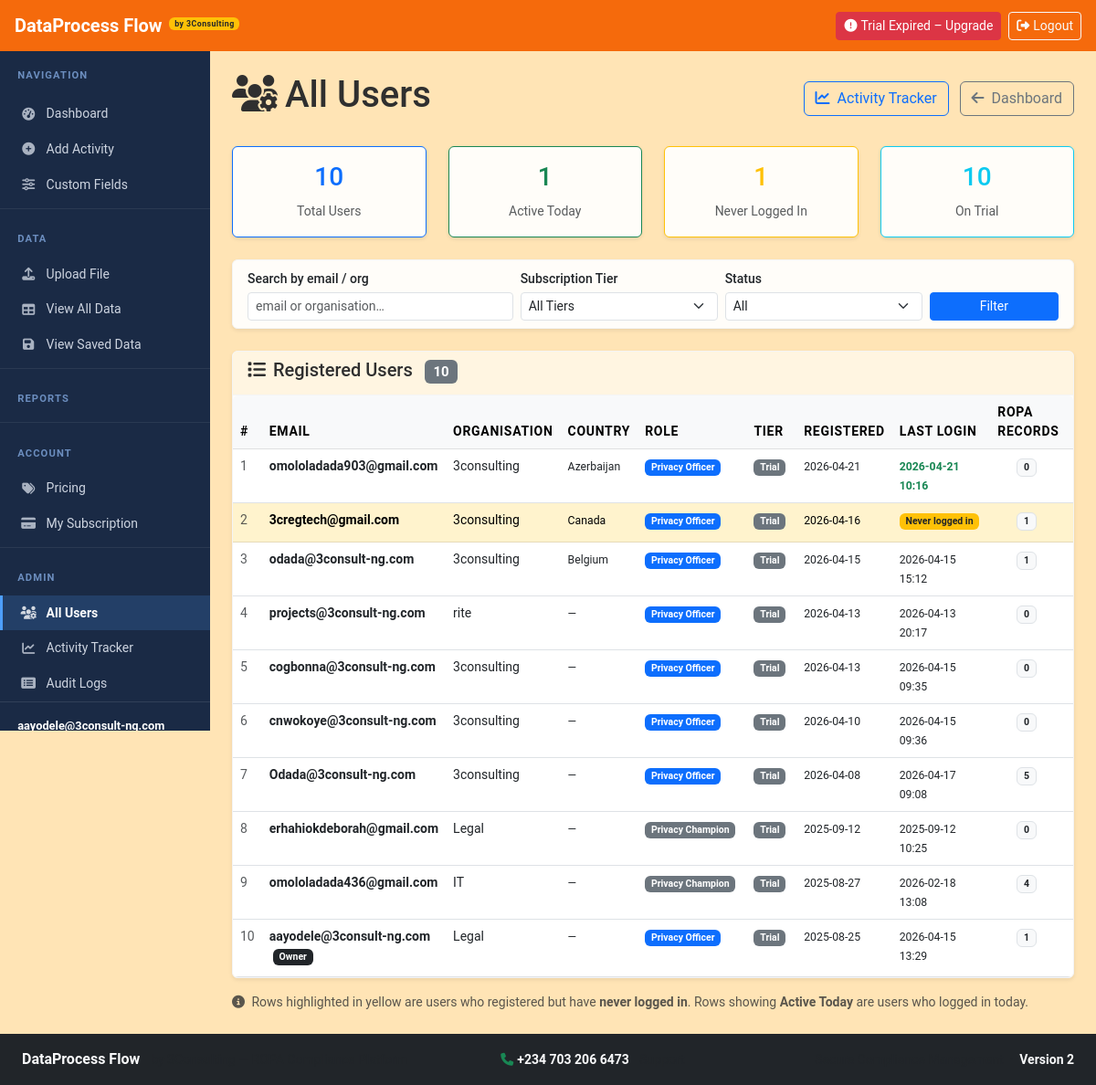
Page /admin/users (signed in) on the committed database.
### models.py (models this page shows)
class User(UserMixin, db.Model):
    __tablename__ = 'users'
    id = db.Column(Integer, primary_key=True)
    email = db.Column(String(120), unique=True, nullable=False)
    password_hash = db.Column(String(256), nullable=False)
    role = db.Column(String(50), nullable=False, default='Privacy Champion')
    department = db.Column(String(100))
    created_at = db.Column(DateTime, default=datetime.utcnow)
    last_login = db.Column(DateTime)
    reset_token = db.Column(String(256), nullable=True)
    reset_token_expires = db.Column(DateTime, nullable=True)
    country = db.Column(String(100), nullable=True)
    subscription_tier = db.Column(String(50), nullable=False, default='trial')
    trial_start_date = db.Column(DateTime, default=datetime.utcnow)
    subscription_start_date = db.Column(DateTime, nullable=True)
    subscription_end_date = db.Column(DateTime, nullable=True)
    upgrade_email_sent = db.Column(Boolean, default=False)
    ropa_records = db.relationship('ROPARecord', foreign_keys='ROPARecord.created_by', backref='creator', lazy=True)

### app.py (the view)
@app.route('/admin/users')
@login_required
def admin_users():
    if not is_superadmin_user(current_user):
        abort(403)
    q = request.args.get('q', '').strip()
    tier_filter = request.args.get('tier', '').strip()
    status_filter = request.args.get('status', '').strip()
    query = models.User.query
    if q:
        query = query.filter(
            (models.User.email.ilike(f'%{q}%')) |
            (models.User.department.ilike(f'%{q}%'))
        )
    if tier_filter:
        query = query.filter(models.User.subscription_tier == tier_filter)
    if status_filter == 'active':
        query = query.filter(models.User.last_login.isnot(None))
    elif status_filter == 'inactive':
        query = query.filter(models.User.last_login.is_(None))
    users = query.order_by(models.User.created_at.desc()).all()
    today = date.today()
    for u in users:
        u.ropa_count = models.ROPARecord.query.filter_by(created_by=u.id).count()
    stats = {
        'total': models.User.query.count(),
        'active_today': models.User.query.filter(
            models.User.last_login >= datetime.combine(today, datetime.min.time())
        ).count(),
        'never_logged_in': models.User.query.filter(models.User.last_login.is_(None)).count(),
        'on_trial': models.User.query.filter(models.User.subscription_tier == 'trial').count(),
    }
    log_audit_event('Admin View Users', current_user.email, 'Accessed admin user list')
    return render_template('admin_users.html', users=users, stats=stats, today=today)

### templates/admin_users.html (shortened to what this page needs)
{% extends "base.html" %}
{% block content %}
<div class="d-flex justify-content-between align-items-center mb-4">
    <h1><i class="fas fa-users-cog me-2"></i>All Users</h1>
    <div>
        <a href="{{ url_for('admin_activity') }}" class="btn btn-outline-primary me-2">
            <i class="fas fa-chart-line me-2"></i>Activity Tracker
        </a>
        <a href="{{ url_for('privacy_officer_dashboard') }}" class="btn btn-outline-secondary">
            <i class="fas fa-arrow-left me-2"></i>Dashboard
        </a>
    </div>
</div>
<div class="row mb-4">
    <div class="col-md-3">
        <div class="card text-center border-primary">
            <div class="card-body">
                <h3 class="text-primary">{{ stats.total }}</h3>
                <small class="text-muted">Total Users</small>
            </div>
        </div>
    </div>
    <div class="col-md-3">
        <div class="card text-center border-success">
            <div class="card-body">
                <h3 class="text-success">{{ stats.active_today }}</h3>
                <small class="text-muted">Active Today</small>
            </div>
        </div>
    </div>
    <div class="col-md-3">
        <div class="card text-center border-warning">
            <div class="card-body">
                <h3 class="text-warning">{{ stats.never_logged_in }}</h3>
                <small class="text-muted">Never Logged In</small>
            </div>
        </div>
    </div>
    <div class="col-md-3">
        <div class="card text-center border-info">
            <div class="card-body">
                <h3 class="text-info">{{ stats.on_trial }}</h3>
                <small class="text-muted">On Trial</small>
            </div>
        </div>
    </div>
</div>
<div class="card mb-4">
    <div class="card-body py-2">
        <form method="GET" class="row g-2 align-items-end">
            <div class="col-md-4">
                <label class="form-label small mb-1">Search by email / org</label>
                <input type="text" name="q" value="{{ request.args.get('q','') }}" class="form-control form-control-sm" placeholder="email or organisation…">
            </div>
            <div class="col-md-3">
                <label class="form-label small mb-1">Subscription Tier</label>
                <select name="tier" class="form-select form-select-sm">
                    <option value="">All Tiers</option>
                </select>
            </div>
            <div class="col-md-3">
                <label class="form-label small mb-1">Status</label>
                <select name="status" class="form-select form-select-sm">
                    <option value="">All</option>
                </select>
            </div>
            <div class="col-md-2">
                <button type="submit" class="btn btn-primary btn-sm w-100">Filter</button>
            </div>
        </form>
    </div>
</div>
<div class="card">
    <div class="card-header">
        <h5 class="mb-0">
            <i class="fas fa-list me-2"></i>Registered Users
            <span class="badge bg-secondary ms-2">{{ users|length }}</span>
        </h5>
    </div>
    <div class="card-body p-0">
        {% if users %}
        <div class="table-responsive">
            <table class="table table-hover mb-0" style="font-size:0.875rem;">
                <thead class="table-light">
                    <tr>
                        <th>#</th>
                        <th>Email</th>
                        <th>Organisation</th>
                        <th>Country</th>
                        <th>Role</th>
                        <th>Tier</th>
                        <th>Registered</th>
                        <th>Last Login</th>
                        <th>ROPA Records</th>
                        <th>Status</th>
                    </tr>
                </thead>
                <tbody>
                    {% for user in users %}
                    {% set never_logged = user.last_login is none %}
                    {% set last_active_today = user.last_login and user.last_login.date() == today %}
                    <tr class="{{ 'table-warning' if never_logged else '' }}">
                        <td class="text-muted">{{ loop.index }}</td>
                        <td>
                            <strong>{{ user.email }}</strong>
                            {% if user.id == 1 %}<span class="badge bg-dark ms-1">Owner</span>{% endif %}
                        </td>
                        <td>{{ user.department or '—' }}</td>
                        <td><small>{{ user.country or '—' }}</small></td>
                        <td>
                            <span class="badge bg-{{ 'primary' if user.role == 'Privacy Officer' else 'secondary' }}">
                                {{ user.role }}
                            </span>
                        </td>
                        <td>
                            {% set tier_colors = {'trial': 'secondary', 'starter': 'success', 'growth': 'primary', 'enterprise': 'dark'} %}
                            <span class="badge bg-{{ tier_colors.get(user.subscription_tier, 'secondary') }}">
                                {{ user.subscription_tier|title }}
                            </span>
                        </td>
                        <td>
                            <small>{{ user.created_at.strftime('%Y-%m-%d') if user.created_at else 'N/A' }}</small>
                        </td>
                        <td>
                            {% if user.last_login %}
                                <small class="{{ 'text-success fw-bold' if last_active_today else '' }}">
                                    {{ user.last_login.strftime('%Y-%m-%d %H:%M') }}
                                </small>
                            {% else %}
                                <span class="badge bg-warning text-dark">Never logged in</span>
                            {% endif %}
                        </td>
                        <td class="text-center">
                            <span class="badge bg-light text-dark border">{{ user.ropa_count }}</span>
                        </td>
                        <td>
                        </td>
                    </tr>
                    {% endfor %}
                </tbody>
            </table>
        </div>
        {% else %}
        <div class="text-center py-4 text-muted">No users found matching your filters.</div>
        {% endif %}
    </div>
</div>
<div class="mt-3 text-muted small">
    <i class="fas fa-info-circle me-1"></i>
    Rows highlighted in yellow are users who registered but have <strong>never logged in</strong>.
    Rows showing <strong>Active Today</strong> are users who logged in today.
</div>
{% endblock %}

### templates/base.html (shortened to what this page needs)
<!DOCTYPE html>
<html lang="en" data-bs-theme="light">
<head>
    <link href="https://cdn.jsdelivr.net/npm/bootstrap@5.3.0/dist/css/bootstrap.min.css" rel="stylesheet">
    <link href="https://cdnjs.cloudflare.com/ajax/libs/font-awesome/6.4.0/css/all.min.css" rel="stylesheet">
    <link href="{{ url_for('static', filename='css/custom.css') }}" rel="stylesheet">
</head>
<body>
    <nav class="navbar navbar-dark bg-primary px-3 {% if current_user.is_authenticated %}navbar-auth{% endif %}">
        <a class="navbar-brand fw-bold d-flex align-items-center gap-2" href="{{ url_for('index') }}">
            DataProcess Flow
            <span class="badge bg-warning text-dark" style="font-size:0.55rem;letter-spacing:0.05em;">by 3Consulting</span>
        </a>
        {% if current_user.is_authenticated %}
        <div class="ms-auto d-flex align-items-center gap-2">
            {% if sub_tier == 'trial' and sub_trial_days is not none %}
            <a href="{{ url_for('pricing') }}" class="btn btn-sm btn-warning">
                <i class="fas fa-clock me-1"></i>Trial: {{ sub_trial_days }}d left
            </a>
            {% elif sub_tier == 'expired' %}
            <a href="{{ url_for('pricing') }}" class="btn btn-sm btn-danger">
                <i class="fas fa-exclamation-circle me-1"></i>Trial Expired – Upgrade
            </a>
            {% elif sub_tier %}
            <span class="badge bg-{{ sub_config.get('color', 'secondary') }} fs-6 px-3 py-2">
                <i class="fas fa-star me-1"></i>{{ sub_config.get('name', sub_tier|title) }}
            </span>
            {% endif %}
            <a href="{{ url_for('logout') }}" class="btn btn-sm btn-outline-light">
                <i class="fas fa-sign-out-alt me-1"></i>Logout
            </a>
        </div>
        {% endif %}
    </nav>
    {% if current_user.is_authenticated %}
    <div class="app-shell">
        <nav id="sidebar">
            <div class="sidebar-brand">Navigation</div>
            <div class="nav flex-column mt-1">
                <a class="nav-link {% if request.endpoint in ['index','privacy_officer_dashboard','privacy_champion_dashboard'] %}active{% endif %}"
                   href="{{ url_for('index') }}">
                    <i class="fas fa-tachometer-alt"></i> Dashboard
                </a>
                <a class="nav-link {% if request.endpoint == 'add_activity' %}active{% endif %}"
                   href="{{ url_for('add_activity') }}">
                    <i class="fas fa-plus-circle"></i> Add Activity
                </a>
                {% if sub_tier and sub_tier != 'trial' %}
                <a class="nav-link {% if request.endpoint == 'custom_tabs' %}active{% endif %}"
                   href="{{ url_for('custom_tabs') }}">
                    <i class="fas fa-sliders-h"></i> Custom Fields
                </a>
                {% else %}
                <a class="nav-link text-muted" href="{{ url_for('subscription') }}" title="Upgrade to unlock Custom Fields">
                    <i class="fas fa-lock me-1"></i><i class="fas fa-sliders-h"></i> Custom Fields
                    <span class="badge bg-warning text-dark ms-1" style="font-size:0.65rem;">Pro</span>
                </a>
                {% endif %}
                {% if current_user.role == 'Privacy Officer' %}
                <div class="sidebar-divider"></div>
                <div class="sidebar-brand">Data</div>
                <a class="nav-link {% if request.endpoint == 'upload_file' %}active{% endif %}"
                   href="{{ url_for('upload_file') }}">
                    <i class="fas fa-upload"></i> Upload File
                </a>
                <a class="nav-link {% if request.endpoint == 'view_all_ropa_excel' %}active{% endif %}"
                   href="{{ url_for('view_all_ropa_excel') }}">
                    <i class="fas fa-table"></i> View All Data
                </a>
                <a class="nav-link {% if request.endpoint == 'view_saved_ropa' %}active{% endif %}"
                   href="{{ url_for('view_saved_ropa') }}">
                    <i class="fas fa-save"></i> View Saved Data
                </a>
                {% endif %}
                <div class="sidebar-divider"></div>
                <div class="sidebar-brand">Reports</div>
                <div class="sidebar-divider"></div>
                <div class="sidebar-brand">Account</div>
                <a class="nav-link {% if request.endpoint == 'pricing' %}active{% endif %}"
                   href="{{ url_for('pricing') }}">
                    <i class="fas fa-tags"></i> Pricing
                </a>
                {% if current_user.role == 'Privacy Officer' %}
                <a class="nav-link {% if request.endpoint == 'subscription' %}active{% endif %}"
                   href="{{ url_for('subscription') }}">
                    <i class="fas fa-credit-card"></i> My Subscription
                </a>
                {% endif %}
                {% if is_superadmin %}
                <div class="sidebar-divider"></div>
                <div class="sidebar-brand">Admin</div>
                <a class="nav-link {% if request.endpoint == 'admin_users' %}active{% endif %}"
                   href="{{ url_for('admin_users') }}">
                    <i class="fas fa-users-cog"></i> All Users
                </a>
                <a class="nav-link {% if request.endpoint == 'admin_activity' %}active{% endif %}"
                   href="{{ url_for('admin_activity') }}">
                    <i class="fas fa-chart-line"></i> Activity Tracker
                </a>
                <a class="nav-link {% if request.endpoint == 'audit_logs' %}active{% endif %}"
                   href="{{ url_for('audit_logs') }}">
                    <i class="fas fa-list-alt"></i> Audit Logs
                </a>
                {% endif %}
            </div>
            <div class="sidebar-user">
                <div class="user-email">{{ current_user.email }}</div>
            </div>
        </nav>
        <main class="main-content p-4">
    {% else %}
    <main class="container my-4">
    {% endif %}
        {% block content %}{% endblock %}
    {% if current_user.is_authenticated %}
        </main>
    </div>
    {% else %}
    </main>
    {% endif %}
    <footer class="bg-dark text-light py-3 mt-auto">
        <div class="container-fluid px-4">
            <div class="row align-items-center">
                <div class="col-md-5">
                    <span class="fw-bold">DataProcess Flow</span>
                    <span class="text-muted ms-2 small">by 3Consulting — ROPA Compliance Platform</span>
                </div>
                <div class="col-md-3 text-center">
                    <a href="tel:+442071234567" class="text-light text-decoration-none small">
                        <i class="fas fa-phone me-1 text-success"></i><strong>+234 703 206 6473</strong>
                    </a>
                    <span class="text-muted ms-2 small">Support</span>
                </div>
                <div class="col-md-4 text-md-end">
                    <small class="text-muted">Secure Compliance Management &nbsp;·&nbsp; <strong class="text-light">Version 2</strong></small>
                </div>
            </div>
        </div>
    </footer>
</body>
</html>

### rows in the picture
User: email "aayodele@3consult-ng.com", shows "Owner", department "Legal", country "—", role "Privacy Officer", subscription_tier "Trial", created_at "2025-08-25", last_login "2026-04-15 13:29", ropa_count "1"
User: email "omololadada903@gmail.com", department "3consulting", country "Azerbaijan", role "Privacy Officer", subscription_tier "Trial", created_at "2026-04-21", last_login "2026-04-21 10:16", ropa_count "0"
User: email "3cregtech@gmail.com", department "3consulting", country "Canada", role "Privacy Officer", subscription_tier "Trial", created_at "2026-04-16", shows "Never logged in", ropa_count "1"
User: email "odada@3consult-ng.com", department "3consulting", country "Belgium", role "Privacy Officer", subscription_tier "Trial", created_at "2026-04-15", last_login "2026-04-15 15:12", ropa_count "1"
User: email "projects@3consult-ng.com", department "rite", country "—", role "Privacy Officer", subscription_tier "Trial", created_at "2026-04-13", last_login "2026-04-13 20:17", ropa_count "0"
User: email "cogbonna@3consult-ng.com", department "3consulting", country "—", role "Privacy Officer", subscription_tier "Trial", created_at "2026-04-13", last_login "2026-04-15 09:35", ropa_count "0"
User: email "cnwokoye@3consult-ng.com", department "3consulting", country "—", role "Privacy Officer", subscription_tier "Trial", created_at "2026-04-10", last_login "2026-04-15 09:36", ropa_count "0"
User: email "Odada@3consult-ng.com", department "3consulting", country "—", role "Privacy Officer", subscription_tier "Trial", created_at "2026-04-08", last_login "2026-04-17 09:08", ropa_count "5"
User: email "erhahiokdeborah@gmail.com", department "Legal", country "—", role "Privacy Champion", subscription_tier "Trial", created_at "2025-09-12", last_login "2025-09-12 10:25", ropa_count "0"
User: email "omololadada436@gmail.com", department "IT", country "—", role "Privacy Champion", subscription_tier "Trial", created_at "2025-08-27", last_login "2026-02-18 13:08", ropa_count "4"

### other values in the picture
{{ stats.total }} "10"
{{ stats.active_today }} "1"
{{ stats.never_logged_in }} "1"
{{ stats.on_trial }} "10"
{{ users|length }} "10"
